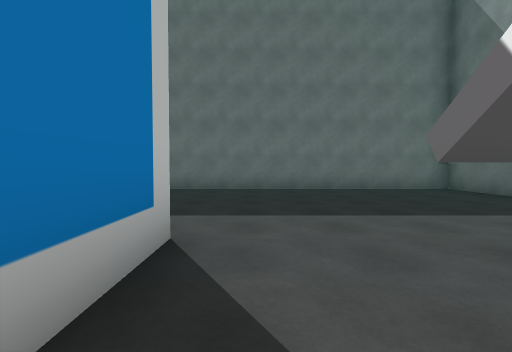
[1] (above)

24 first-person views from a walk through a Unity game level. The camera is 1.3 m above the floor, tilts 2° down and sees 85° across. The floor is counted in squares, 2 m on a side. Each view is taken from the middle of a square. On the plan, view 1 faces up. The plan holds only what a view shows up to about 9 squares ahead; the rest is blank. The place goes on beyond the plan.

[2]
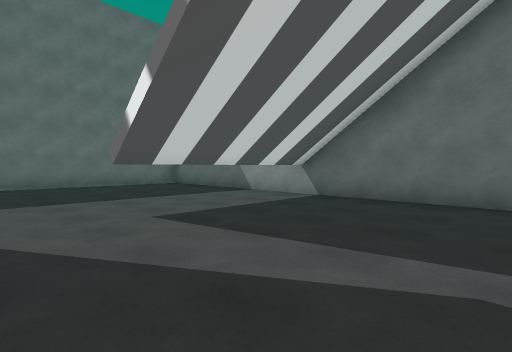

[3]
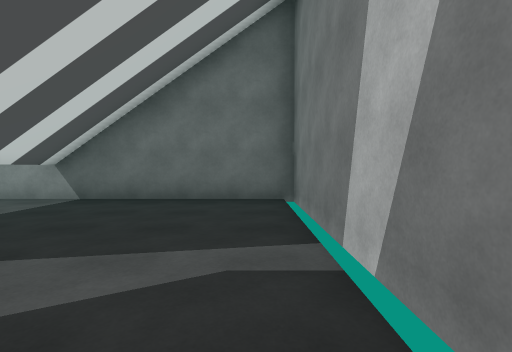

[4]
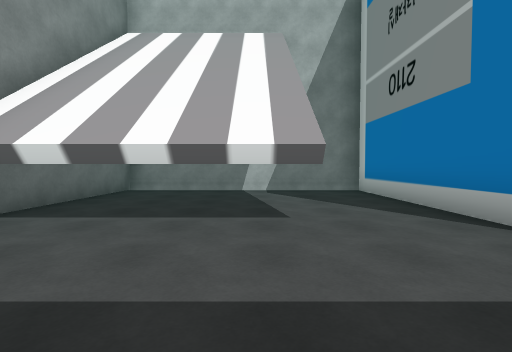

[5]
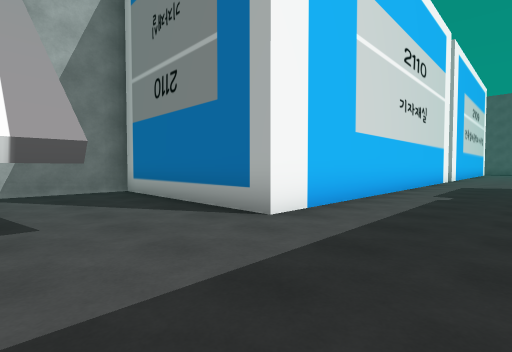

[6]
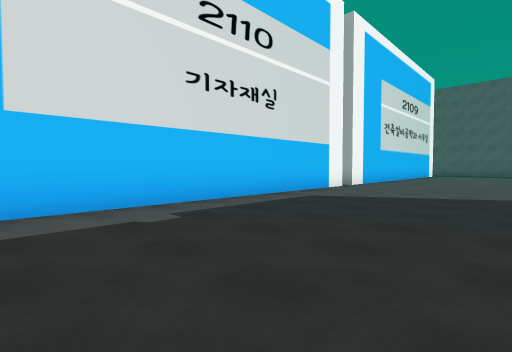

[7]
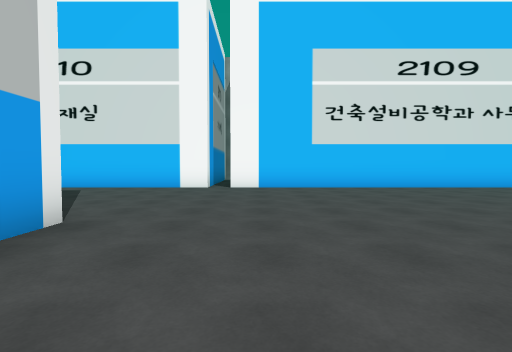

[8]
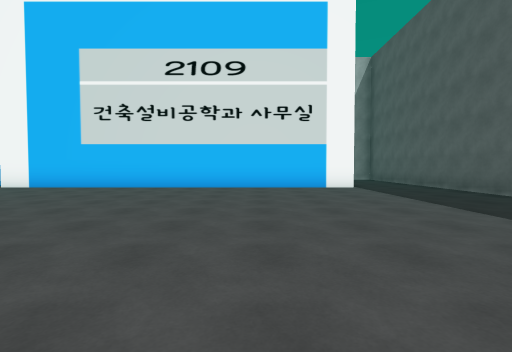

[9]
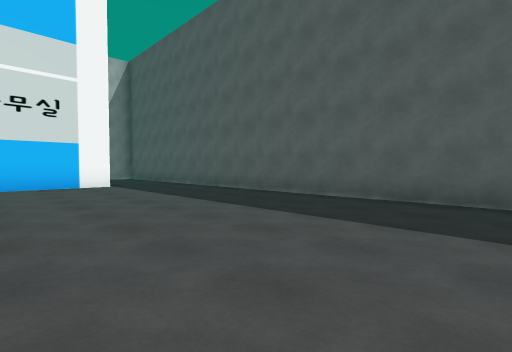

[10]
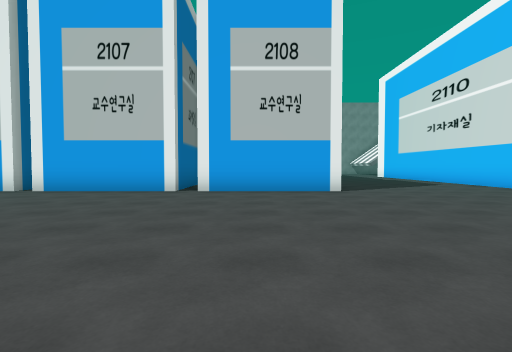

[11]
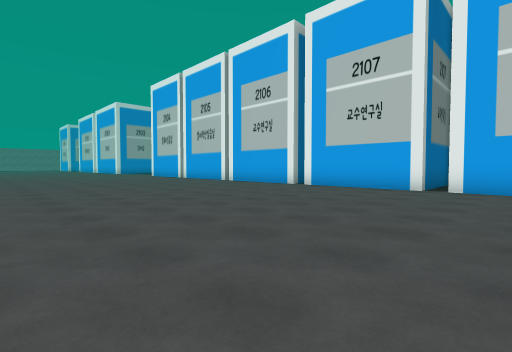

[12]
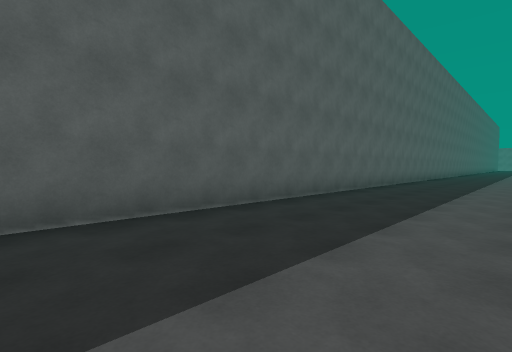

[13]
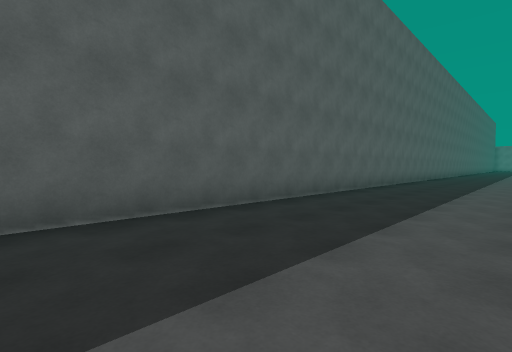

[14]
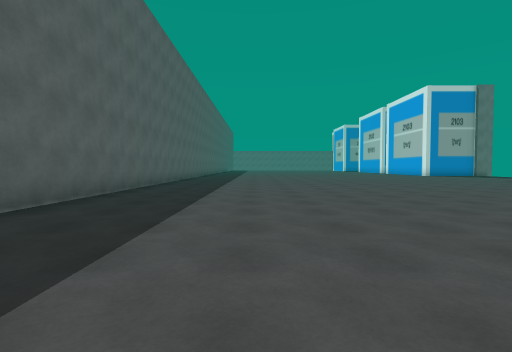

[15]
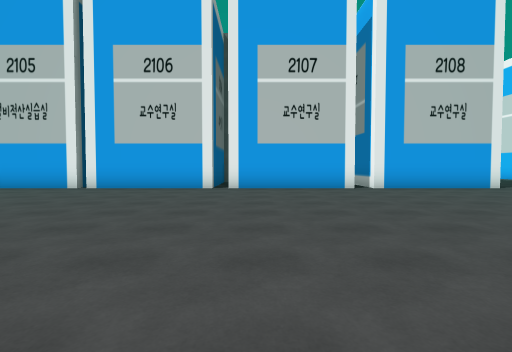

[16]
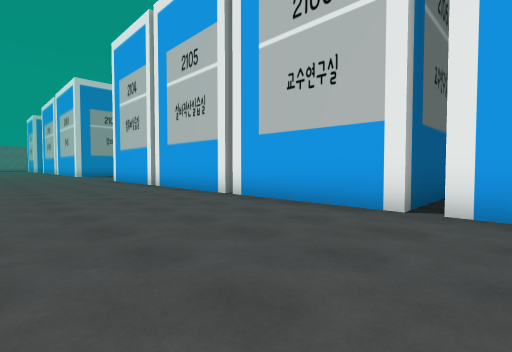

[17]
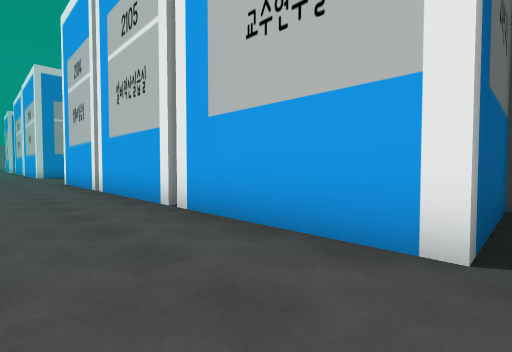

[18]
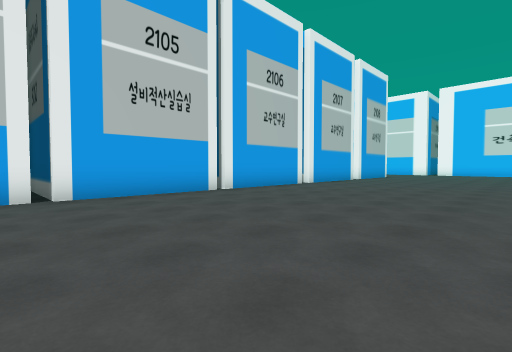

[19]
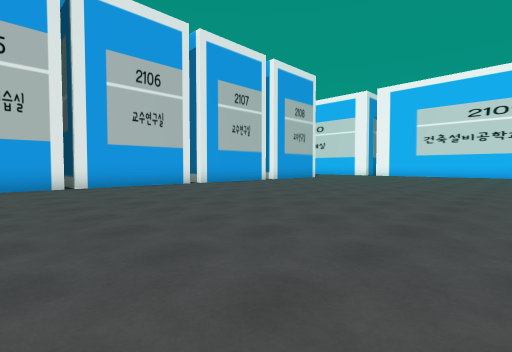

[20]
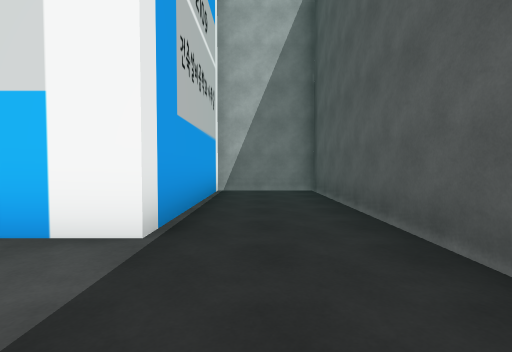

[21]
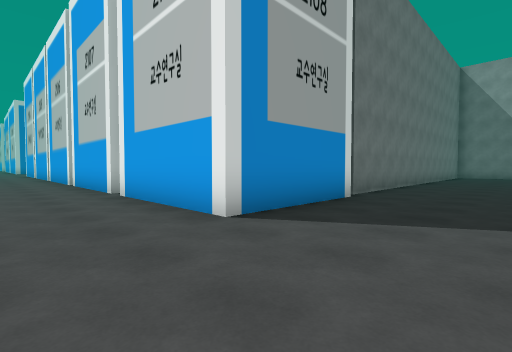

[22]
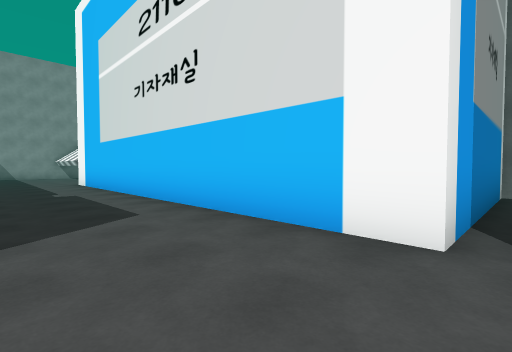

[23]
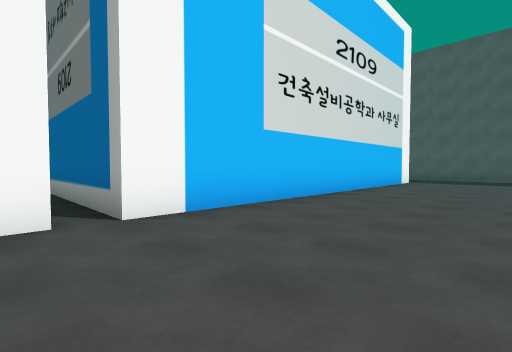

[24]
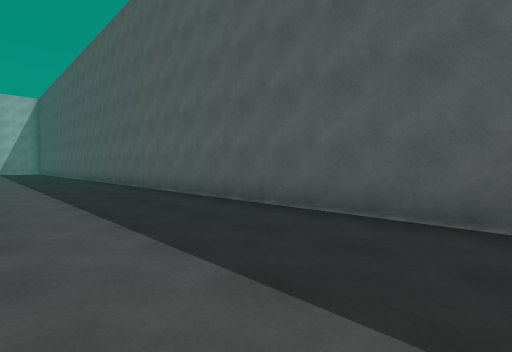

### Floor plan
Key: @ floor where view 1 was taken; # wall or solid block; . floor; T thing the floor can be seen under or through.
Columns run from 26 left of view 1 to 6 right of it. Each row starts with its distance up from view 1.
 25 #...............#
 24 #...............###
 23 #...............#
 22 #...............#
 21 #...............#
 20 #...............##
 19 #...............#
 18 #...............#
 17 #...............####
 16 #.... .............#
 15 #.... ..........#
 14 #.... ..........#
 13 #.... ..........#
 12 #...............###
 11 #...............#
 10 #...............#
  9 #...............#
  8 #...............###.#############
  7 #...............................#
  6 #...............................#
  5 #...............................#
  4 #...............................#
  3 #...............................#
  2 #..###########.###########..TTTT#
  1 #..#         #.#         #......#
  0 #..#         #.#         #@.....#
 -1 #..#         #.#         #......#
 -2 #..#         #.#         #......#
 -3 ####         ###         ########

Positions as (right, up) in squares from view 1, and headings:
1: (0, 0), facing up
2: (0, -2), facing up-right
3: (0, -2), facing right
4: (2, 5), facing down
5: (2, 5), facing down-left
6: (-3, 7), facing down-left
7: (-13, 11), facing down
8: (-20, 11), facing down
9: (-20, 12), facing down-left
10: (-18, 10), facing right
11: (-19, 10), facing up-right
12: (-22, 10), facing up-left
13: (-22, 15), facing up-left
14: (-22, 16), facing up
15: (-19, 15), facing right
16: (-15, 15), facing up-right
17: (-13, 16), facing up-right
18: (-17, 25), facing down-right
19: (-20, 22), facing down-right
20: (-24, 5), facing down
21: (-13, 5), facing up-right
22: (-12, 5), facing down-right
23: (-11, 6), facing down-left
24: (-22, 25), facing down-left
